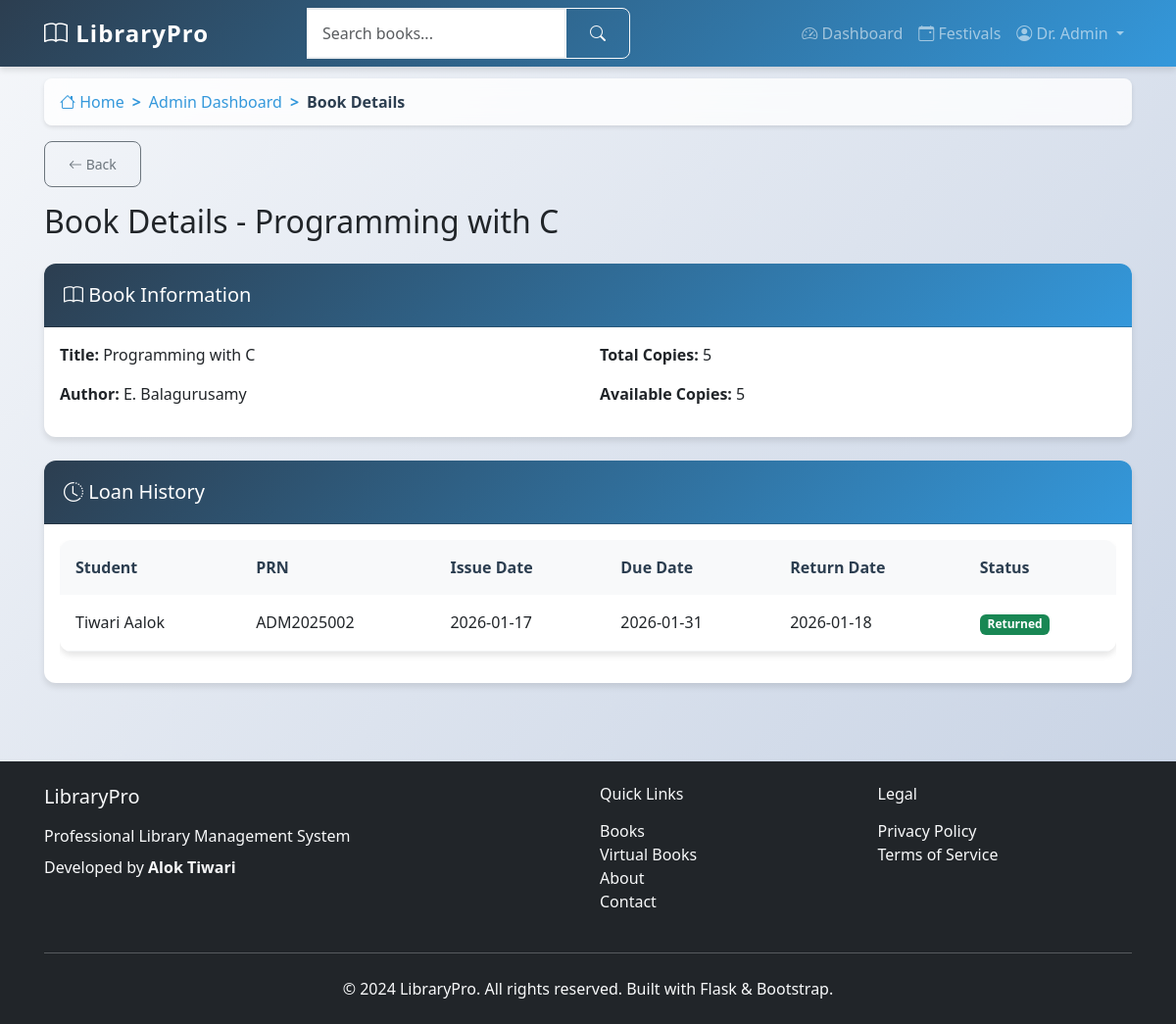
Page /book-details/1 (signed in) on the committed database.
### app/models.py (models this page shows, shortened)
class User(UserMixin, db.Model):
    id = db.Column(db.Integer, primary_key=True)
    prn_number = db.Column(db.String(20), unique=True, nullable=False)
    username = db.Column(db.String(80), unique=True, nullable=False)
    email = db.Column(db.String(120), unique=True, nullable=False)
    name = db.Column(db.String(100), nullable=False)
    mother_name = db.Column(db.String(100), nullable=False)
    dob = db.Column(db.String(10), nullable=False)  # Format: DDMMYYYY
    phone = db.Column(db.String(15), nullable=True)
    address = db.Column(db.Text, nullable=True)
    password_hash = db.Column(db.String(255), nullable=False)
    role = db.Column(db.String(20), nullable=False, default='student')
    year = db.Column(db.String(10), nullable=True)  # 1st, 2nd, 3rd, 4th, 5th
    course = db.Column(db.String(50), nullable=True)  # BSC IT, BSC CS, etc.
    total_books_borrowed = db.Column(db.Integer, default=0)
    total_extension_requests = db.Column(db.Integer, default=0)
    library_hours_this_month = db.Column(db.Float, default=0.0)
    library_hours_this_year = db.Column(db.Float, default=0.0)
    created_at = db.Column(db.DateTime, default=datetime.utcnow)
    updated_at = db.Column(db.DateTime, default=datetime.utcnow, onupdate=datetime.utcnow)
    loans = db.relationship('Loan', backref='borrower', lazy='dynamic')
    library_sessions = db.relationship('LibrarySession', backref='user', lazy='dynamic')

class Book(db.Model):
    id = db.Column(db.Integer, primary_key=True)
    title = db.Column(db.String(200), nullable=False)
    author = db.Column(db.String(100), nullable=False)
    category = db.Column(db.String(50), nullable=False, default='General')
    semester = db.Column(db.String(20), nullable=True)
    course = db.Column(db.String(50), nullable=True)
    isbn = db.Column(db.String(20), nullable=True)
    thumbnail = db.Column(db.String(500), nullable=True)
    copies_total = db.Column(db.Integer, nullable=False, default=1)
    copies_available = db.Column(db.Integer, nullable=False, default=1)
    is_new_book = db.Column(db.Boolean, nullable=False, default=True)
    new_book_expires = db.Column(db.DateTime, nullable=True)
    is_prebooking = db.Column(db.Boolean, nullable=False, default=False)
    prebooking_starts = db.Column(db.DateTime, nullable=True)
    prebooking_slots = db.Column(db.Integer, nullable=False, default=0)
    prebooking_taken = db.Column(db.Integer, nullable=False, default=0)
    is_virtual = db.Column(db.Boolean, nullable=False, default=False)
    pdf_file_path = db.Column(db.String(500), nullable=True)
    virtual_price = db.Column(db.Float, nullable=True, default=0.0)  # Free to read
    download_price = db.Column(db.Float, nullable=True, default=11.0)  # ₹11 to download
    created_at = db.Column(db.DateTime, default=datetime.utcnow)
    loans = db.relationship('Loan', backref='book', lazy='dynamic')

class Loan(db.Model):
    id = db.Column(db.Integer, primary_key=True)
    user_id = db.Column(db.Integer, db.ForeignKey('user.id'), nullable=False)
    book_id = db.Column(db.Integer, db.ForeignKey('book.id'), nullable=False)
    issue_date = db.Column(db.DateTime, nullable=False, default=datetime.utcnow)
    due_date = db.Column(db.DateTime, nullable=False)
    return_date = db.Column(db.DateTime, nullable=True)

### app/main/routes.py (the view)
@bp.route('/book-details/<int:book_id>')
@login_required
def book_details(book_id):
    if current_user.role != 'admin':
        flash('Access denied. Admin privileges required.', 'danger')
        return redirect(url_for('main.dashboard'))
    book = Book.query.get_or_404(book_id)
    active_loans = Loan.query.filter_by(book_id=book_id, return_date=None).all()
    loan_history = Loan.query.filter_by(book_id=book_id).order_by(Loan.issue_date.desc()).all()
    return render_template('main/book_details.html', title=f'Book Details - {book.title}',
                         book=book, active_loans=active_loans, loan_history=loan_history)

### app/templates/main/book_details.html (shortened to what this page needs)
{% extends "base.html" %}
{% block content %}
<div class="row">
    <div class="col-12">
        <h2 class="mb-4">Book Details - {{ book.title }}</h2>
    </div>
</div>
<div class="card mb-4">
    <div class="card-header">
        <h5 class="mb-0"><i class="bi bi-book"></i> Book Information</h5>
    </div>
    <div class="card-body">
        <div class="row">
            <div class="col-md-6">
                <p><strong>Title:</strong> {{ book.title }}</p>
                <p><strong>Author:</strong> {{ book.author }}</p>
            </div>
            <div class="col-md-6">
                <p><strong>Total Copies:</strong> {{ book.copies_total }}</p>
                <p><strong>Available Copies:</strong> {{ book.copies_available }}</p>
            </div>
        </div>
    </div>
</div>
<div class="card">
    <div class="card-header">
        <h5 class="mb-0"><i class="bi bi-clock-history"></i> Loan History</h5>
    </div>
    <div class="card-body">
        {% if loan_history %}
        <div class="table-responsive">
            <table class="table">
                <thead>
                    <tr>
                        <th>Student</th>
                        <th>PRN</th>
                        <th>Issue Date</th>
                        <th>Due Date</th>
                        <th>Return Date</th>
                        <th>Status</th>
                    </tr>
                </thead>
                <tbody>
                    {% for loan in loan_history %}
                    <tr>
                        <td>{{ loan.borrower.name }}</td>
                        <td>{{ loan.borrower.prn_number }}</td>
                        <td>{{ loan.issue_date.strftime('%Y-%m-%d') }}</td>
                        <td>{{ loan.due_date.strftime('%Y-%m-%d') }}</td>
                        <td>
                            {% if loan.return_date %}
                                {{ loan.return_date.strftime('%Y-%m-%d') }}
                            {% else %}
                                <span class="text-warning">Not Returned</span>
                            {% endif %}
                        </td>
                        <td>
                            {% if not loan.return_date %}
                                {% if loan.is_overdue %}
                                    <span class="badge bg-danger">Overdue</span>
                                {% else %}
                                    <span class="badge bg-success">Active</span>
                                {% endif %}
                            {% elif loan.return_date > loan.due_date %}
                                <span class="badge bg-warning">Late Return</span>
                            {% else %}
                                <span class="badge bg-success">Returned</span>
                            {% endif %}
                        </td>
                    </tr>
                    {% endfor %}
                </tbody>
            </table>
        </div>
        {% else %}
        <p class="text-muted">No loan history for this book.</p>
        {% endif %}
    </div>
</div>
{% endblock %}

### app/templates/base.html (shortened to what this page needs)
<!DOCTYPE html>
<html lang="en">
<head>
    <link href="https://cdn.jsdelivr.net/npm/bootstrap@5.3.0/dist/css/bootstrap.min.css" rel="stylesheet">
    <link rel="stylesheet" href="https://cdn.jsdelivr.net/npm/bootstrap-icons@1.10.0/font/bootstrap-icons.css">
    <link rel="stylesheet" href="{{ url_for('static', filename='css/style.css') }}">
    <link rel="stylesheet" href="{{ url_for('static', filename='css/modern.css') }}">
</head>
<body>
    <nav class="navbar navbar-expand-lg navbar-dark bg-primary fixed-top">
        <div class="container">
            <a class="navbar-brand fw-bold" href="{{ url_for('main.index') }}">
                <i class="bi bi-book"></i> LibraryPro
            </a>
            <div class="collapse navbar-collapse" id="navbarNav">
                {% if current_user.is_authenticated %}
                <form class="d-flex mx-auto" method="GET" action="{{ url_for('main.search') }}">
                    <div class="input-group">
                        <input class="form-control" type="search" name="q" placeholder="Search books..."
                               value="{{ request.args.get('q', '') }}">
                        <button class="btn btn-outline-light" type="submit">
                            <i class="bi bi-search"></i>
                        </button>
                    </div>
                </form>
                <ul class="navbar-nav ms-auto">
                    <li class="nav-item">
                        <a class="nav-link" href="{{ url_for('main.dashboard') }}">
                            <i class="bi bi-speedometer2"></i> Dashboard
                        </a>
                    </li>
                    <li class="nav-item">
                        <a class="nav-link" href="{{ url_for('main.festivals') }}">
                            <i class="bi bi-calendar-event"></i> Festivals
                        </a>
                    </li>
                    <li class="nav-item dropdown">
                        <a class="nav-link dropdown-toggle" href="#" role="button" data-bs-toggle="dropdown">
                            <i class="bi bi-person-circle"></i> {{ current_user.name }}
                        </a>
                    </li>
                </ul>
                {% endif %}
            </div>
        </div>
    </nav>
    <main class="main-content">
        <div class="container">
            {% if current_user.is_authenticated %}
            <nav aria-label="breadcrumb" class="mb-3">
                <ol class="breadcrumb">
                    <li class="breadcrumb-item">
                        <a href="{{ url_for('main.index') }}"><i class="bi bi-house"></i> Home</a>
                    </li>
                    {% if request.endpoint == 'main.dashboard' or request.endpoint == 'main.student_dashboard' %}
                        <li class="breadcrumb-item active">Dashboard</li>
                    {% elif request.endpoint == 'main.admin_dashboard' %}
                        <li class="breadcrumb-item active">Admin Dashboard</li>
                    {% elif request.endpoint == 'main.manage_users' %}
                        <li class="breadcrumb-item"><a href="{{ url_for('main.admin_dashboard') }}">Admin Dashboard</a></li>
                        <li class="breadcrumb-item active">Manage Users</li>
                    {% elif request.endpoint == 'main.add_book' %}
                        <li class="breadcrumb-item"><a href="{{ url_for('main.admin_dashboard') }}">Admin Dashboard</a></li>
                        <li class="breadcrumb-item active">Add Book</li>
                    {% elif request.endpoint == 'main.book_details' %}
                        <li class="breadcrumb-item"><a href="{{ url_for('main.admin_dashboard') }}">Admin Dashboard</a></li>
                        <li class="breadcrumb-item active">Book Details</li>
                    {% elif request.endpoint == 'main.send_notice' %}
                        <li class="breadcrumb-item"><a href="{{ url_for('main.admin_dashboard') }}">Admin Dashboard</a></li>
                        <li class="breadcrumb-item active">Send Notice</li>
                    {% elif request.endpoint == 'main.view_notices' %}
                        <li class="breadcrumb-item">
                            <a href="{% if current_user.role == 'admin' %}{{ url_for('main.admin_dashboard') }}{% else %}{{ url_for('main.student_dashboard') }}{% endif %}">Dashboard</a>
                        </li>
                        <li class="breadcrumb-item active">Notices</li>
                    {% elif request.endpoint == 'main.search' %}
                        <li class="breadcrumb-item">
                            <a href="{% if current_user.role == 'admin' %}{{ url_for('main.admin_dashboard') }}{% else %}{{ url_for('main.student_dashboard') }}{% endif %}">Dashboard</a>
                        </li>
                        <li class="breadcrumb-item active">Search Results</li>
                    {% elif request.endpoint == 'auth.profile' %}
                        <li class="breadcrumb-item">
                            <a href="{% if current_user.role == 'admin' %}{{ url_for('main.admin_dashboard') }}{% else %}{{ url_for('main.student_dashboard') }}{% endif %}">Dashboard</a>
                        </li>
                        <li class="breadcrumb-item active">Profile</li>
                    {% endif %}
                </ol>
            </nav>
            {% endif %}
            {% if current_user.is_authenticated and request.endpoint not in ['main.index', 'main.dashboard', 'main.student_dashboard', 'main.admin_dashboard'] %}
            <div class="mb-3">
                <button onclick="goBack()" class="btn btn-outline-secondary btn-sm">
                    <i class="bi bi-arrow-left"></i> Back
                </button>
            </div>
            {% endif %}
            {% block content %}{% endblock %}
        </div>
    </main>
    <footer class="bg-dark text-light py-4 mt-5">
        <div class="container">
            <div class="row">
                <div class="col-md-6">
                    <h5 class="mb-3">LibraryPro</h5>
                    <p class="mb-2">Professional Library Management System</p>
                    <p class="mb-0">Developed by <strong>Alok Tiwari</strong></p>
                </div>
                <div class="col-md-3">
                    <h6 class="mb-3">Quick Links</h6>
                    <ul class="list-unstyled">
                        <li><a href="{{ url_for('main.books_categories') }}" class="text-light text-decoration-none">Books</a></li>
                    <li><a href="{{ url_for('main.virtual_books') }}" class="text-light text-decoration-none">Virtual Books</a></li>
                        <li><a href="{{ url_for('main.about') }}" class="text-light text-decoration-none">About</a></li>
                        <li><a href="{{ url_for('main.contact') }}" class="text-light text-decoration-none">Contact</a></li>
                    </ul>
                </div>
                <div class="col-md-3">
                    <h6 class="mb-3">Legal</h6>
                    <ul class="list-unstyled">
                        <li><a href="{{ url_for('main.privacy') }}" class="text-light text-decoration-none">Privacy Policy</a></li>
                        <li><a href="{{ url_for('main.terms') }}" class="text-light text-decoration-none">Terms of Service</a></li>
                    </ul>
                </div>
            </div>
            <hr class="my-4">
            <div class="text-center">
                <p class="mb-0">&copy; 2024 LibraryPro. All rights reserved. Built with Flask & Bootstrap.</p>
            </div>
        </div>
    </footer>
</body>
</html>

### rows in the picture
User: name "Dr. Admin"
Book: title "Programming with C", author "E. Balagurusamy", copies_total "5", copies_available "5"
Loan: borrower.name "Tiwari Aalok", borrower.prn_number "ADM2025002", issue_date "2026-01-17", due_date "2026-01-31", return_date "2026-01-18", shows "Returned"
